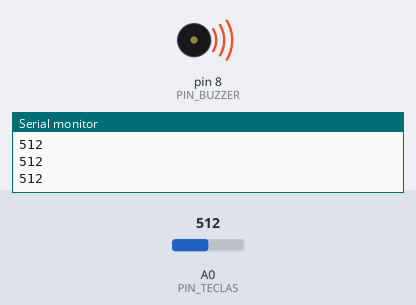
A sketch run on a simulated Arduino Uno, built with avr-gcc and run on an emulated ATmega328P. Parts: buzzer (waves = sounding), the last lines printed to the serial monitor. The test bench sets the inputs (shaded band); at power-on: A0 (PIN_TECLAS) = 512.

Above: at 1.2 s.
1.3 s: A0 (PIN_TECLAS) set to 493
At 2.5 s:
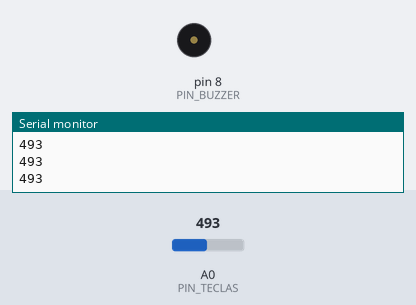
2.8 s: A0 (PIN_TECLAS) set to 511
At 3.7 s:
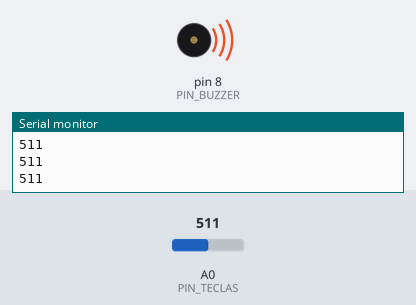
4.3 s: A0 (PIN_TECLAS) set to 495
At 4.8 s:
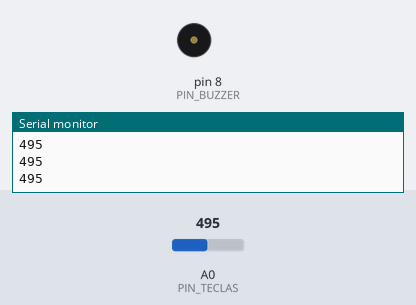
Timing chart, 0 to 7.3 s (numbered marks = the images above; inputs shaded):
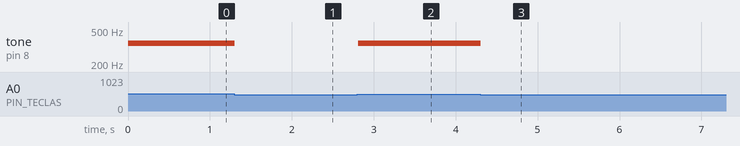

Measured:
- the behaviour switches between 505 and 504 on A0 (PIN_TECLAS) (found by bisection; images 0 and 1)
- after the input at 1.3 s, tone on pin 8 (PIN_BUZZER): 350 Hz → silent at once
- after the input at 2.8 s, tone on pin 8 (PIN_BUZZER): silent → 350 Hz at once
- after the input at 4.3 s, tone on pin 8 (PIN_BUZZER): 350 Hz → silent at once

The sketch:

08_teclado_musical.ino
```cpp
const byte PIN_BUZZER = 8, PIN_TECLAS = A0;
const int notas[] = {222, 275, 350, 500};

void setup() {
  Serial.begin(9600);
}

void loop() {
  int valor = analogRead(PIN_TECLAS);
  Serial.println(valor);

  if (valor >= 1020) tone(PIN_BUZZER, notas[0]);
  else if (valor >= 990 && valor <= 1010) tone(PIN_BUZZER, notas[1]);
  else if (valor >= 505 && valor <= 515) tone(PIN_BUZZER, notas[2]);
  else if (valor >= 5 && valor <= 10) tone(PIN_BUZZER, notas[3]);
  else noTone(PIN_BUZZER);
}
```
